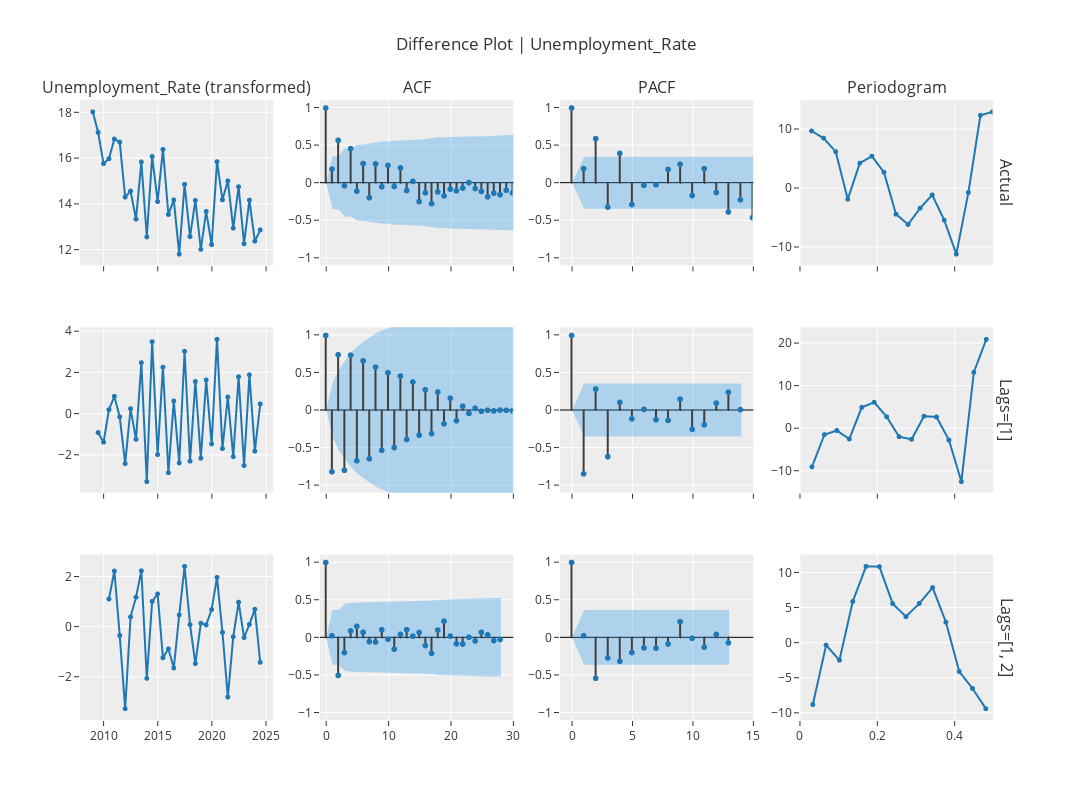

Here is the notebook cell this chart was saved with:
### Markdown cell above
difference plot

### Code cell
exp.plot_model(
    plot="diff",
    data_kwargs={"lags_list": [[1], [1, 2]], "acf": True, "pacf": True, "periodogram": True},
    fig_kwargs={"height": 800, "width": 1500}
)
